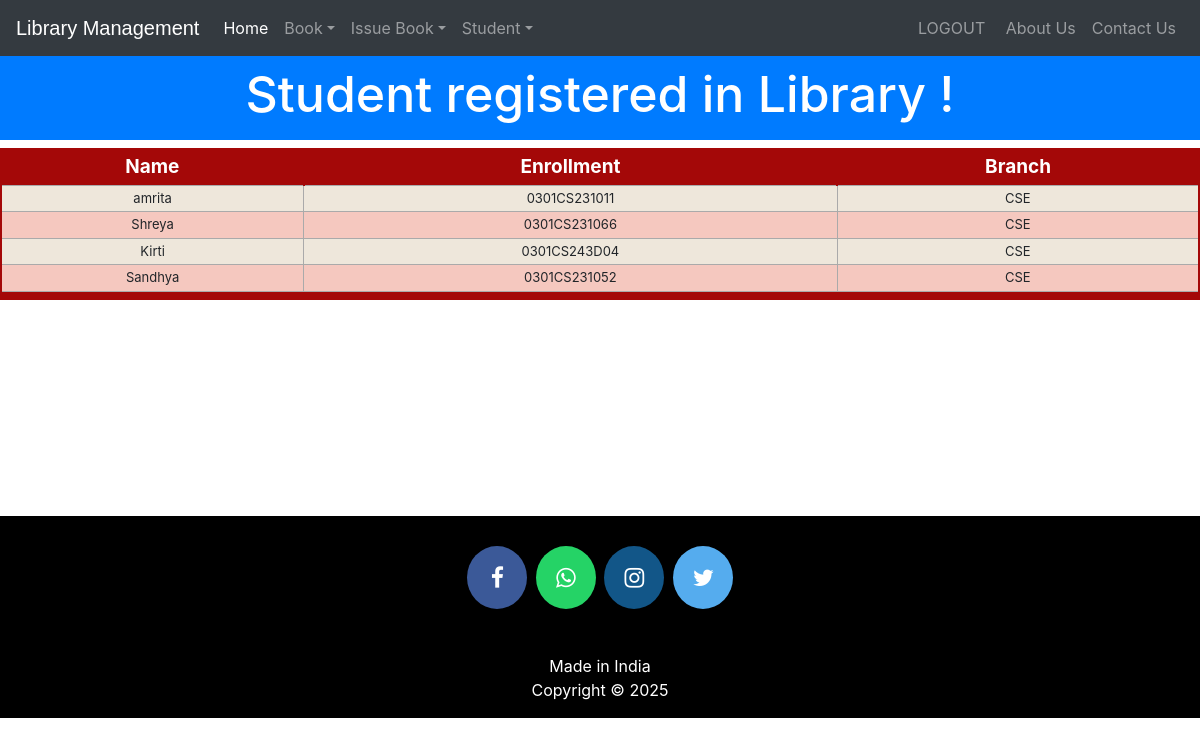
Screenshot of /viewstudent (signed in) with the database file from the repository.
### library/models.py (models this page shows, shortened)
class StudentExtra(models.Model):
    user=models.OneToOneField(User,on_delete=models.CASCADE)
    enrollment = models.CharField(max_length=40)
    branch = models.CharField(max_length=40)
    @property
    def get_name(self):
        return self.user.first_name

### library/views.py (the view)
# urls.py: path('viewstudent', views.viewstudent_view),
@login_required(login_url='adminlogin')
@user_passes_test(is_admin)
def viewstudent_view(request):
    students=models.StudentExtra.objects.all()
    return render(request,'library/viewstudent.html',{'students':students})

### library/views.py (called while the page is built)
def is_admin(user):
    if user.is_superuser or user.is_staff:
        return True
    else:
        return False

### templates/library/viewstudent.html (shortened to what this page needs)
<!DOCTYPE html>
<html lang="en" dir="ltr">
  <head>
  </head>
  <body>
    {% include "library/navbaradmin.html" %}
    <br>
    <br>
    <h3 class="p-3 mb-2 bg-primary text-white" style = 'font-size: 50px;text-align:center;'>Student registered in Library !</h3>
    {% if students%}
<table class="redTable">
<thead>
<tr>
<th>Name</th>
<th>Enrollment</th>
<th>Branch</th>
</tr>
</thead>
<tfoot>
<tr>
<td colspan="3">
</td>
</tr>
</tfoot>
<tbody>
  {% for s in students %}
    <tr>
      <td>{{s.get_name}}</td>
      <td>{{s.enrollment}}</td>
      <td>{{s.branch}}</td>
    </tr>
  {% endfor %}
</tbody>
</table>
{%else%}
<h1> No Student Registered in Library</h1>
{%endif%}
<br><br><br><br><br><br>
<br><br><br>
  {% include "library/footer.html" %}
  </body>
</html>

### templates/library/navbaradmin.html (shortened to what this page needs)
<!DOCTYPE html>
{% load static %}
<html lang="en">
<head>
<link rel="stylesheet" href="https://stackpath.bootstrapcdn.com/bootstrap/4.3.1/css/bootstrap.min.css">
<link rel="stylesheet" href="https://maxcdn.bootstrapcdn.com/font-awesome/4.7.0/css/font-awesome.min.css">
</head>
<body>
<div class="bs-example">
    <nav class="navbar navbar-expand-md bg-dark navbar-dark fixed-top">
        <a href="/" class="navbar-brand">Library Management</a>
        <div class="collapse navbar-collapse justify-content-between" id="navbarCollapse">
            <div class="navbar-nav">
                <a href="/" class="nav-item nav-link active">Home</a>
                <div class="nav-item dropdown">
                  <a href="#" class="nav-link dropdown-toggle" data-toggle="dropdown">Book</a>
                </div>
                <div class="nav-item dropdown">
                  <a href="#" class="nav-link dropdown-toggle" data-toggle="dropdown">Issue Book</a>
                </div>
                <div class="nav-item dropdown">
                  <a href="#" class="nav-link dropdown-toggle" data-toggle="dropdown">Student</a>
                </div>
            </div>
            <div class="navbar-nav">
                <a href="logout" class="nav-item nav-link">LOGOUT</a> &nbsp
                <a href="/aboutus" class="nav-item nav-link">About Us</a>
                <a href="contactus" class="nav-item nav-link">Contact Us</a>
            </div>
        </div>
    </nav>
</div>
</body>
</html>

### templates/library/footer.html (shortened to what this page needs)
<!DOCTYPE html>
<html>
<head>
</head>
<footer>
  <p>
    <a href="#" class="fa fa-facebook"></a>
    <a href="#" class="fa fa-whatsapp"></a>
    <a href="#" class="fa fa-instagram"></a>
    <a href="#" class="fa fa-twitter"></a>
  </p>
  <br>
  <div class="container">
    <div class="row">
      <div class="col-md-12 col-sm-12">
        <div style="color:#ffffff;" class="wow fadeInUp footer-copyright">
          <p>Made in India <br>
          Copyright © 2025</p>
        </div>
      </div>
    </div>
  </div>
</footer>
</html>

### templates/library/viewstudent.html (style rules this page uses)
table.redTable { border: 2px solid #A40808; background-color: #EEE7DB; width: 100%; text-align: center; border-collapse: collapse; }
table.redTable td, table.redTable th { border: 1px solid #AAAAAA; padding: 3px 2px; }
table.redTable tbody td { font-size: 13px; }
table.redTable tr:nth-child(even) { background: #F5C8BF; }
table.redTable thead { background: #A40808; }
table.redTable thead th { font-size: 19px; font-weight: bold; color: #FFFFFF; text-align: center; border-left: 2px solid #A40808; }
table.redTable thead th:first-child { border-left: none; }
table.redTable tfoot { font-size: 13px; font-weight: bold; color: #FFFFFF; background: #A40808; }
table.redTable tfoot td { font-size: 13px; }

### templates/library/navbaradmin.html (style rules this page uses)
.bs-example { margin: 0px; }
.navbar-brand { font-size: 20px; font-family: sans-serif; }

### templates/library/footer.html (style rules this page uses)
footer { padding: 0px 0px 0px 0px; background-color:black; margin:0px; }
.fa { padding: 20px; font-size: 23px; width: 60px; text-align: center; text-decoration: none; margin: 5px 2px; border-radius: 50%; }
.fa-facebook { background: #3B5998; color: white; margin-top: 30px; }
.fa-whatsapp { background: #25d366; color: white; }
.fa-twitter { background: #55ACEE; color: white; }
.fa-instagram { background: #125688; color: white; }
p { text-align:center; }

### rows the page displays
StudentExtra: get_name "amrita", enrollment "0301CS231011", branch "CSE"
StudentExtra: get_name "Shreya", enrollment "0301CS231066", branch "CSE"
StudentExtra: get_name "Kirti", enrollment "0301CS243D04", branch "CSE"
StudentExtra: get_name "Sandhya", enrollment "0301CS231052", branch "CSE"
